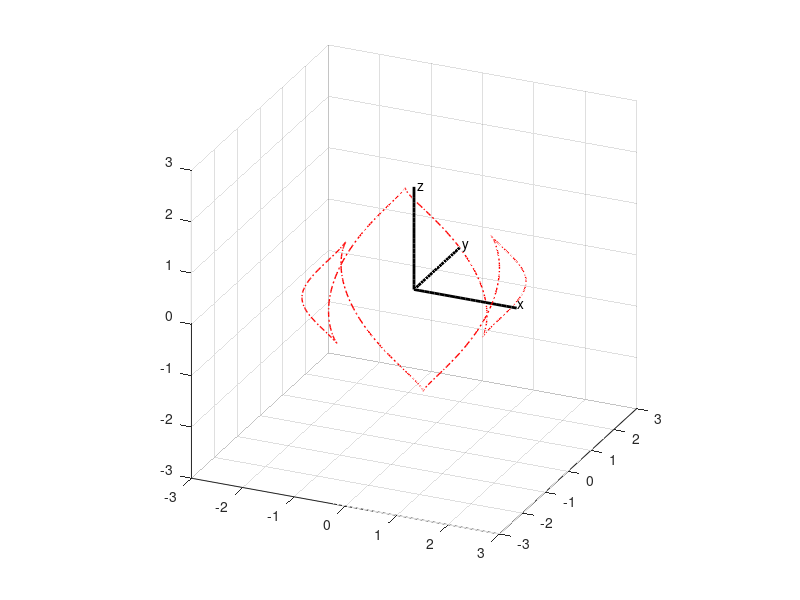

This figure's MATLAB source:

clear;clf;


R = 1;
angle = 0:0.02:4*pi;
n = size(angle,2);
x_record1 = zeros(1,n);
y_record1 = zeros(1,n);
z_record1 = zeros(1,n);

figure(1);
grid minor; grid on; hold on;
% plot x-axis
xaxis_x = 0:0.1:2;
xaxis_y = zeros(1,size(xaxis_x,2));
xaxis_z = zeros(1,size(xaxis_x,2));
% plot y-axis
yaxis_x = zeros(1,size(xaxis_x,2));
yaxis_y = 0:0.1:2;
yaxis_z = zeros(1,size(xaxis_x,2));
% plot z-axis
zaxis_x = zeros(1,size(xaxis_x,2));
zaxis_y = zeros(1,size(xaxis_x,2));
zaxis_z = 0:0.1:2;
% specify the lengh of axis
xlim([-3 3]); ylim([-3 3]); zlim([-3 3]);
plot3(xaxis_x,xaxis_y,xaxis_z,'k','linewidth',2);
grid on; grid minor; hold on;
plot3(yaxis_x,yaxis_y,yaxis_z,'k','linewidth',2);
plot3(zaxis_x,zaxis_y,zaxis_z,'k','linewidth',2);
% legend('x-axis', 'y-axis', 'z-axis');
text(2.0,0.05,0.05,'x');
text(0.05,2.0,0.05,'y');
text(0.05,0.05,2.0,'z');
daspect([1 1 1]);
view(24,24);

for i = 1:1:n
    wt = angle(i);
    
    % cosa = 3/4; sina = sqrt(7)/4;
    Ainv = [ 3*cos(2*wt)/4,          3*sin(2*wt)/4,         7^(1/2)/4;
        -sin(2*wt),                cos(2*wt),             0;
        -7^(1/2)*cos(2*wt)/4,   -7^(1/2)*sin(2*wt)/4,       3/4;];
    
    Binv = [ cos(-1.5*wt)    sin(-1.5*wt)    0;
        -sin(-1.5*wt)    cos(-1.5*wt)    0;
        0           0        1;];
    C = Binv*Ainv;
    
    rho1 = C'*[cos(0); sin(0); 0]*2*R;
    R1 = [0; 0; 0];
    r1 = R1+rho1;
    x_record1(i) = r1(1);
    y_record1(i) = r1(2);
    z_record1(i) = r1(3);
end

plot3(x_record1, y_record1, z_record1, 'r-.','linewidth',1);
hold off;
